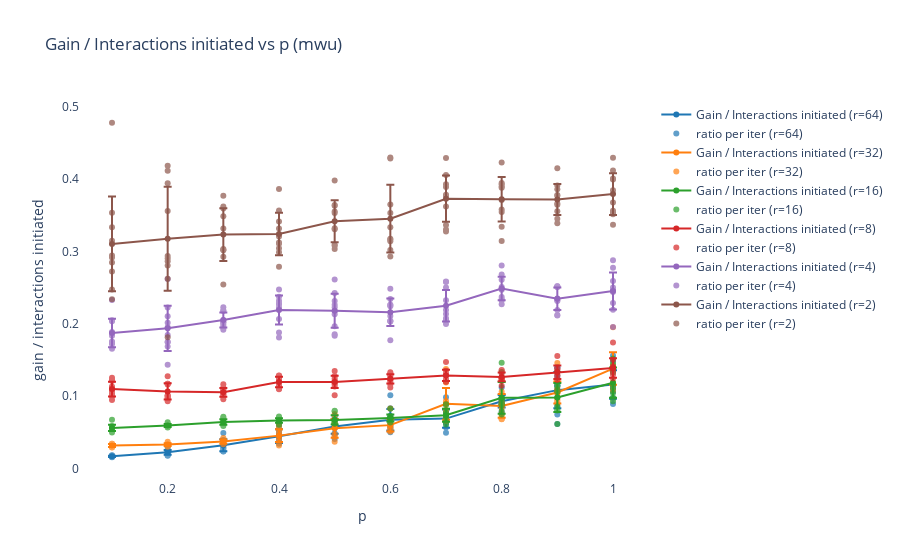
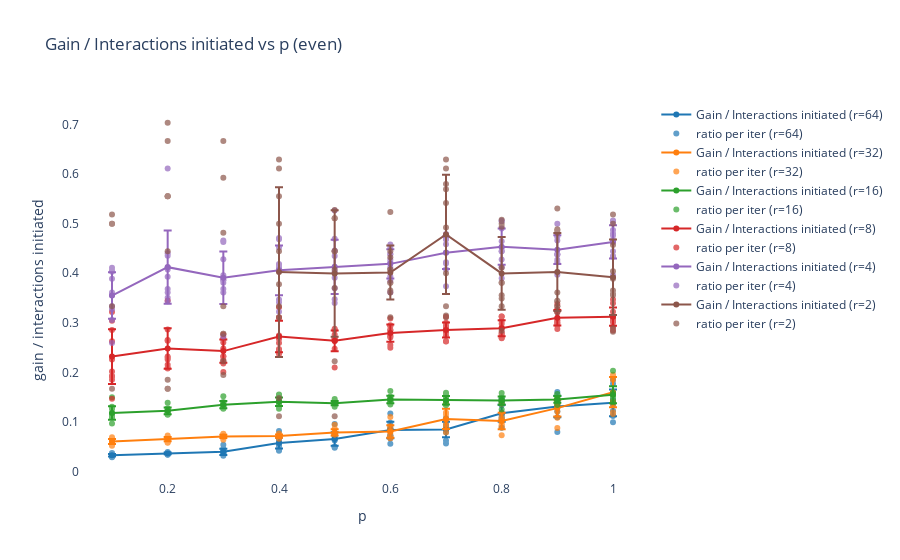

Notebook code cell kept with these figures, in order:
### Code cell
vis = StrategyVis(kgrid_data, kgrid_plaw_data)
